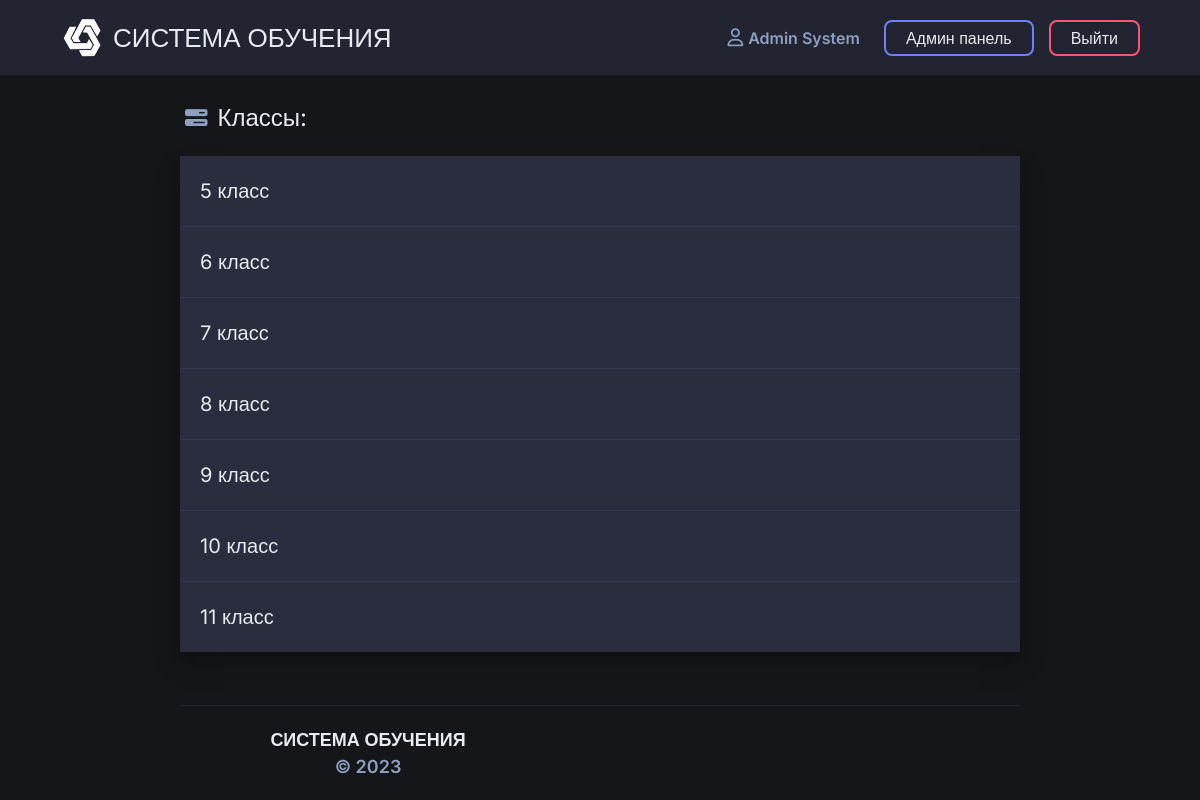
Page /problems/ (signed in) on the committed database.
### app/models.py (models this page shows, shortened)
class BaseModel(db.Model):
    __abstract__ = True

class User(BaseModel, UserMixin):  # lgtm [py/missing-equals]
    __tablename__ = "users"
    id = sqlalchemy.Column(sqlalchemy.Integer, primary_key=True, autoincrement=True)
    name = sqlalchemy.Column(sqlalchemy.String, nullable=False)
    surname = sqlalchemy.Column(sqlalchemy.String, nullable=False)
    email = sqlalchemy.Column(sqlalchemy.String, index=True, unique=True)
    verified = sqlalchemy.Column(sqlalchemy.Boolean, default=False)
    role_id = sqlalchemy.Column(sqlalchemy.Integer, sqlalchemy.ForeignKey("roles.id"))
    role = relationship('Role', lazy='joined', uselist=False)
    grade_id = sqlalchemy.Column(sqlalchemy.Integer, sqlalchemy.ForeignKey("grades.id"))
    grade = relationship('Grade')
    grade_letter = sqlalchemy.Column(sqlalchemy.String)
    hashed_password = sqlalchemy.Column(sqlalchemy.String)
    registration_date = sqlalchemy.Column(sqlalchemy.DateTime, default=datetime.datetime.utcnow)
    submissions = db.relationship(
        'Submission',
        secondary=user_submission,
        backref=db.backref('users', lazy='joined'),
        lazy='dynamic',
        order_by="desc(Submission.submission_date)",
        cascade='all,delete'
    )
    reports = db.relationship(
        'Report',
        backref=db.backref('user', lazy='joined'),
        lazy='dynamic',
        cascade='all,delete'
    )
    @hybrid_property
    def is_admin(self) -> bool:
        if self.role.name == 'admin':
            return True
        return False

class Grade(BaseModel):
    __tablename__ = "grades"
    id = sqlalchemy.Column(sqlalchemy.Integer, primary_key=True, autoincrement=True)
    number = sqlalchemy.Column(sqlalchemy.Integer, nullable=True)
    topics = relationship('Topic', backref=db.backref('grade', lazy='joined'), lazy='dynamic')

### app/blueprints/problems/routes.py (the view)
@problems.route('/', methods=['GET'])
@login_required
@admin_required
def all_grades_page():
    return render_template('problems/all_grades.html', title='Все классы', grades=db.session.query(Grade).all())

### app/models.py (called while the page is built)
def init_db_data():
    if db.session.query(User).count() == 0:
        for grade in range(5, 12):
            db.session.add(Grade(number=grade))
        user_role = Role(name='user')
        db.session.add(user_role)
        admin_role = Role(name='admin')
        db.session.add(admin_role)
        admin = User(
            name='Админ',
            surname='Админович',
            email='contester@mail.ru',
            verified=True,
            role_id=db.session.query(Role).filter(Role.name == 'admin').first().id,
            grade_id=None,
            grade_letter=None
        )
        admin.set_password(environ.get('ADMIN_PASSWORD'))
        db.session.add(admin)
        db.session.commit()

@login_manager.user_loader
def load_user(user_id):
    return db.session.query(User).get(user_id)

### app/utils/routes.py (called while the page is built)
def admin_required(func):
    @wraps(func)
    def wrapper_function(*args, **kwargs):
        if current_user.is_admin:
            return func(*args, **kwargs)
        abort(403)
    return wrapper_function

### app/blueprints/problems/templates/problems/all_grades.html
{% extends "base.html" %}
{% block css %}
    <link rel="stylesheet" href="{{ url_for('problems.static', filename='css/route.css') }}">
{% endblock %}
{% block content %}
    <div class="container-fluid">
        <div class="row">
            <div class="route__body">
                <div class="route__title text_with_icon">
                    <i class="fa fa-2x fa-tasks route__title__icon" aria-hidden="true"></i>
                    <p class="route__title__text">Классы:</p>
                </div>
                {% if grades %}
                    <div class="route__body_list box-shadow">
                        {% for grade in grades %}
                            <div class="list_item">
                                <a href="{{ url_for('problems.grade_page', grade_number=grade.number) }}"
                                   class="list_item__link"></a>
                                <div class="list_item_content">
                                    <p class="item_title">{{ grade.number }} класс</p>
                                </div>
                            </div>
                        {% endfor %}
                    </div>
                {% else %}
                    {% include 'responses/empty_response.html' %}
                {% endif %}
            </div>
        </div>
    </div>
{% endblock %}

### app/templates/base.html (shortened to what this page needs)
<!DOCTYPE html>
<html lang="{{ LANGUAGE }}">
<head>
    <link rel="stylesheet" href="https://stackpath.bootstrapcdn.com/bootstrap/4.4.1/css/bootstrap.min.css"
>
    <link rel="stylesheet" href="{{ url_for('static', filename='css/base.css') }}">
    {% block css %}{% endblock %}
</head>
<body>
<header class="header" id="header">
    <div class="container-fluid">
        <div class="row header-row">
            <div class="header__left_side">
                <a href="{{ url_for('home_page') }}" class="logo">
                    <img src="{{ url_for('static', filename='images/svg/logo.svg') }}" alt="logo" class="img">
                    <h2 class="name">СИСТЕМА ОБУЧЕНИЯ</h2>
                </a>
            </div>
            <div class="header__right_side">
                <div id="header__nav" class="header__nav">
                    <nav class="navigation">
                        {% if current_user.is_authenticated %}
                            <a href="{{ url_for('profile_page') }}"
                               id="profile" class="header__nav_item header__nav_button">
                                <i class="fa fa-user-o" aria-hidden="true"></i>
                                {{ current_user.name }} {{ current_user.surname }}
                            </a>
                            {% if current_user.is_admin %}
                                <a href="{{ url_for('admin.home_page') }}" id="admin_panel"
                                   class="header__nav_item header__nav_button">
                                    Админ панель
                                </a>
                            {% endif %}
                            <button id="logout" class="header__nav_item header__nav_button">
                                Выйти
                            </button>
                        {% else %}
                            <a href="{{ url_for('auth.login_page') }}" id="login"
                               class="header__nav_item header__nav_button">Войти</a>
                            <a href="{{ url_for('auth.signup_page') }}" id="signup"
                               class="header__nav_item header__nav_button">Регистрация</a>
                        {% endif %}
                    </nav>
                </div>
            </div>
        </div>
    </div>
</header>
<main role="main" class="main">
    {% block content %}
    {% endblock %}
</main>
<div class="footer__wrapper">
    <footer class="footer" id="footer">
        <div class="container-fluid">
            <div class="row footer__body">
                <div class="col-md-4 footer__name">
                    СИСТЕМА ОБУЧЕНИЯ <span>&copy; 2023</span>
                </div>
            </div>
        </div>
    </footer>
</div>
</body>
</html>

### app/static/css/base.css (style rules this page uses)
:root { --background-color: #14161a; --header-color: #222432; --footer-color: #0e1012; --text-color: #e7eaef; --darker-text-color: #8e9fbf; --dark-text-color: #000b26e0; --defaul-button-color: #292d3e; --defaul-icon-color: #1a1d28; --tooltip-backgroung: #ffffff; --tooltip-text: #0e1012; --modal-backgroung: #212432; --modal-textarea: #1a1d28; --green-color: #32c766; --darker-green-color: #10652e; --yellow-color: #ffcb6b; --darker-yellow-color: #dbae52; --blue-color: #72a0fd; --red-color: #f07178; --purple-color: #727dfd; --darker-purple-color: #8a72fd; --orange-color: #f78c6c; --cyan-color: #89ddff; --gray-color: #aebdcb; --white-color: #eeffff; --error-color: #ff5370; --fail-color: #f33151; --success-color: #86FF53; --purple-gradient: linear-gradient(145deg, var(--darker-purple-color), var(--purple-color)); --code-area-background: #33384e; }
* { margin: 0; padding: 0; -moz-box-sizing: border-box; -webkit-box-sizing: border-box; box-sizing: border-box; }
html { overflow-x: hidden; margin-right: calc(-1 * (100vw - 100%)); height: 100%; }
body { display: flex; position: relative; flex-direction: column; height: 100%; max-width: 100vw; background: var(--background-color); font-size: 15px; font-family: 'Inter', sans-serif; color: var(--text-color); }
h1, h2, h3, h4, h5, h6, p { margin: 0; }
a, a:hover { color: var(--text-color); text-decoration: none; }
button, button:active, button:focus { outline: none; border: none; box-shadow: none; }
.text_with_icon { display: flex; align-items: center; }
.text_with_icon i { margin-right: 5px; }
.box-shadow { box-shadow: 0 14px 28px rgba(0, 0, 0, 0.13), 0 10px 10px rgba(0, 0, 0, 0.13) !important; }
.container-fluid { width: 90%; }
.header { padding: 15px 0; background: var(--header-color); z-index: 100; }
.header .container-fluid { width: 90%; }
.header .row { align-items: center; justify-content: space-between; }
.header .header__left_side { display: flex; align-items: center; }
.logo { display: flex; align-items: center; margin-right: 40px; }
.logo .img { width: 45px; height: auto; margin-right: 8px; transition: all .2s ease; }
.logo .name { display: inline; font-size: 26px; transition: all .2s ease; align-self: center; }
.header .header__nav .navigation { display: flex; align-items: center; justify-content: flex-end; flex-wrap: wrap; }
.header .header__nav .navigation .header__nav_item { transition: all .2s ease }
.header .header__nav .navigation .header__nav_button { padding: 6px 24px; border: none; border-radius: 8px; color: var(--text-color); background: transparent; font-size: 16px; font-weight: 400; }
.header .header__nav .navigation #profile { display: flex; align-items: center; color: var(--darker-text-color); font-weight: 600; font-size: 16px; }
.header .header__nav .navigation #profile .fa { margin-right: 5px; font-size: 18px; }
.header .header__nav .navigation #admin_panel { padding: 4px 20px; border: 2px solid var(--purple-color); }
.header .header__nav .navigation #logout { margin-left: 15px; padding: 4px 20px; border: 2px var(--error-color) solid; }
.main { margin-top: 20px; flex-grow: 1; }
.footer__wrapper { margin-top: 40px; }
.footer__wrapper::before { content: ""; display: block; width: 70%; margin: auto; background-color: #21262d; height: 1px }
.footer { position: relative; width: 100%; padding: 20px; text-align: center; flex-shrink: 0; }
.footer .container-fluid { width: 60%; }
.footer .footer__body { align-items: center; }
.footer .footer__name { font-size: 18px; font-weight: 600; }
.footer .footer__name span { color: var(--darker-text-color); }

### app/blueprints/problems/static/css/route.css (style rules this page uses)
:root { --list-item-background: #292D3E }
.container-fluid { width: 70%; }
.route__body { width: 100%; }
.route__title { margin-bottom: 15px; padding: 5px; }
.route__title .route__title__icon { font-size: 1.5em !important; margin-right: 10px; color: var(--darker-text-color); }
.route__title .route__title__text { font-size: 24px; }
.route__body .route__body_list .list_item { position: relative; background: var(--list-item-background); padding: 20px 20px; box-shadow: none; transition: all 0.4s ease; }
.route__body .route__body_list .list_item:not(:last-of-type) { border-bottom: 1px solid #33384e }
.route__body .route__body_list .list_item .list_item__link { position: absolute; top: 0; left: 0; width: 100%; height: 100%; }
.route__body .route__body_list .list_item .list_item_content .item_title { font-size: 20px; }

### rows in the picture
User: name "Admin", surname "System"
Grade: number "5"
Grade: number "6"
Grade: number "7"
Grade: number "8"
Grade: number "9"
Grade: number "10"
Grade: number "11"
